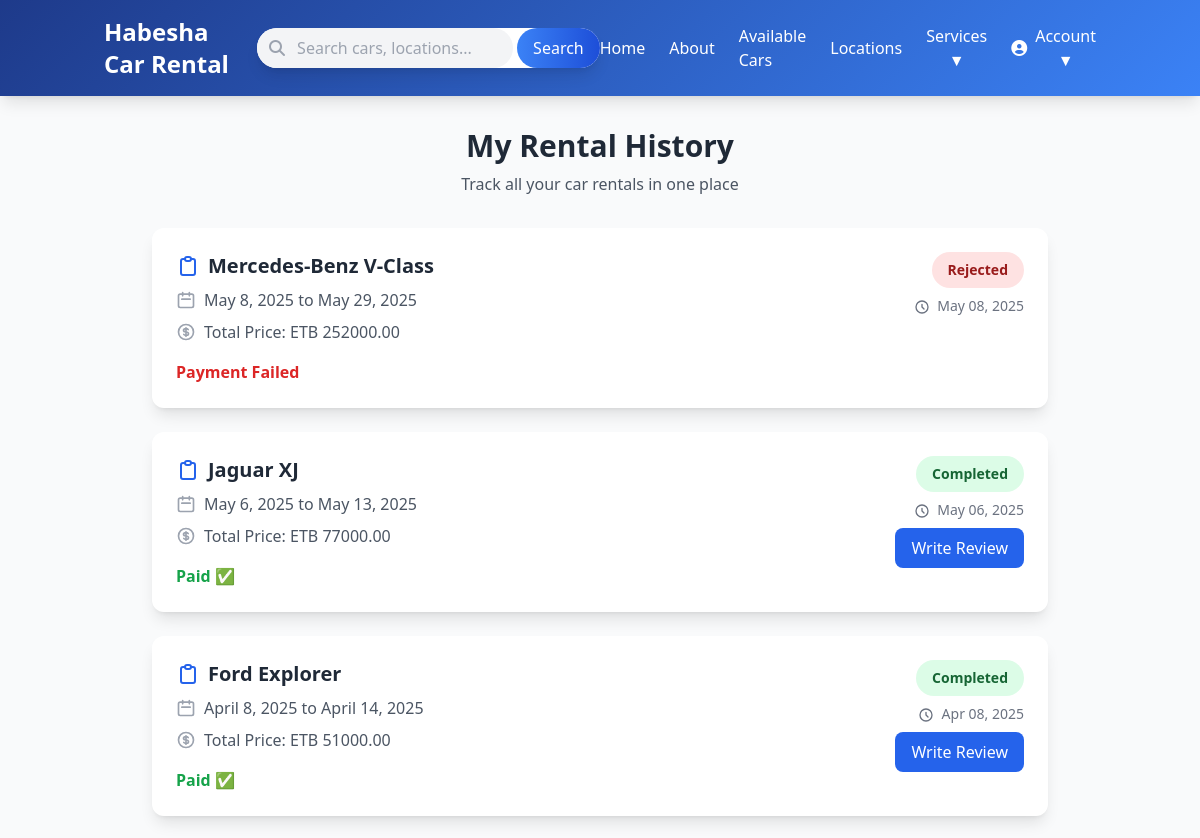
Before: /rental-history/ (signed in, upper part) with the older database file.
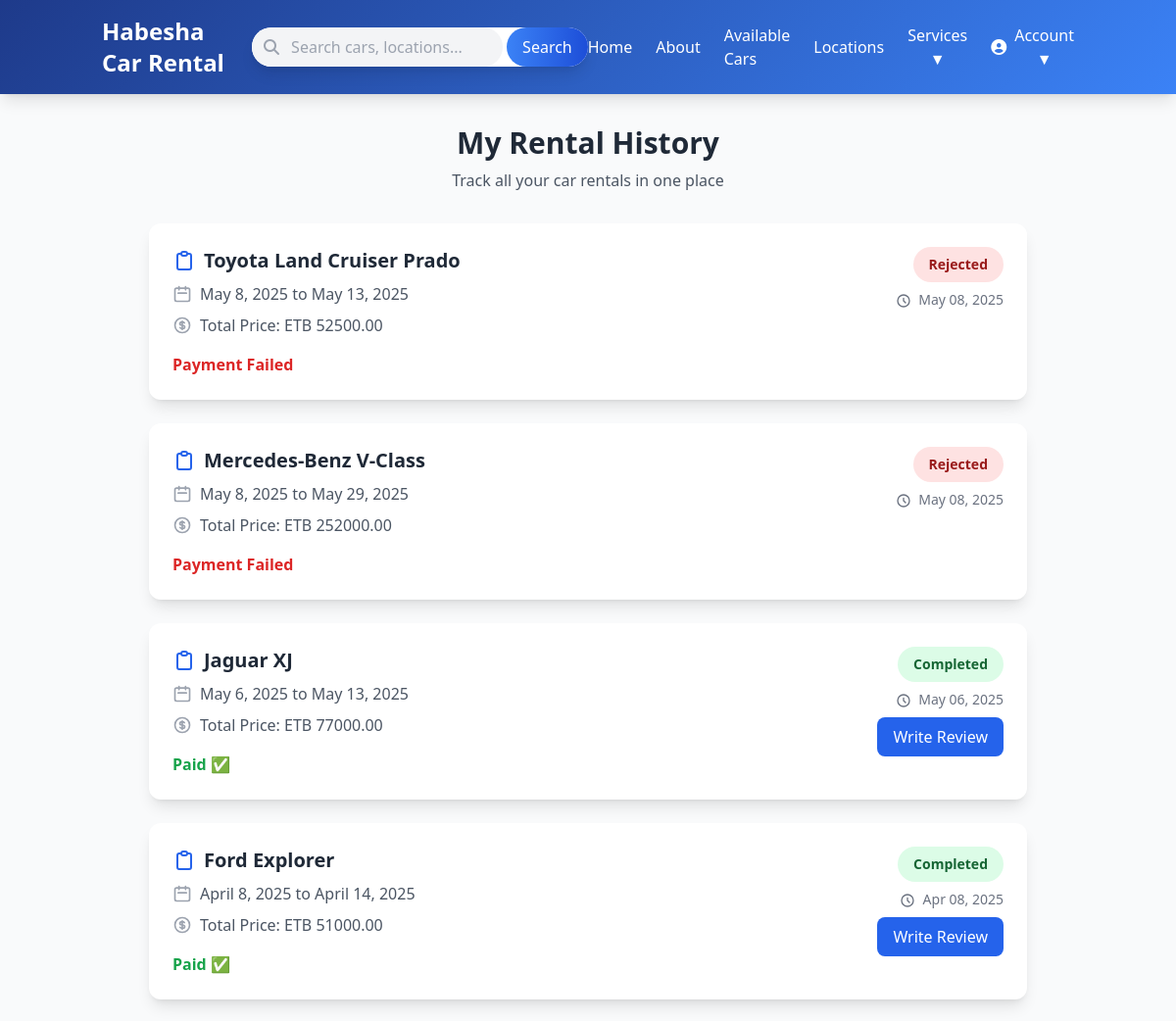
After: the same page with the newer database file.
### rental/models.py (models this page shows, shortened)
class Booking(models.Model):
    STATUS_CHOICES = [
        ('Pending', 'Pending'),
        ('pending Admin Approval', 'Pending Admin Approval'),
        ('Approved', 'Approved'),
        ('Rejected', 'Rejected'),
        ('Completed', 'Completed'),
        ('Cancelled', 'Cancelled'),
    ]
    PAYMENT_STATUS_CHOICES =[
        ('Unpaid', 'Unpaid'),
        ('Paid', 'Paid'),
        ('Failed', 'Failed'),
    ]
    user = models.ForeignKey(User, on_delete=models.CASCADE,null=True, blank=True)
    car = models.ForeignKey(Car, on_delete=models.CASCADE)
    start_date = models.DateField()
    end_date = models.DateField()
    total_price = models.DecimalField(max_digits=15, decimal_places=2)
    status = models.CharField(max_length=100, choices=STATUS_CHOICES, default='Pending')
    payment_status = models.CharField(max_length=15, choices=PAYMENT_STATUS_CHOICES, default='Unpaid')
    loyality_points_earned =models.IntegerField(default=0)
    created_at = models.DateTimeField(auto_now_add=True)

class Car(models.Model):
    TRANSMISSION_CHOICES = [
        ('A', 'Automatic'),
        ('M', 'Manual'),
    ]
    CATEGORY_CHOICES = [
        ('tour-package', 'Tour Package'),
        ('airport-transfer', 'Airport Transfer'),
        ('wedding-cars', 'Wedding Cars'),
        ('corporate-rentals', 'Corporate Rentals'),
    ]
    Location =models.ForeignKey('Location', on_delete=models.SET_NULL, null=True, blank=True)
    name = models.CharField(max_length=255)
    brand = models.CharField(max_length=50)
    model_year = models.IntegerField()
    transmission = models.CharField(max_length=10, choices=TRANSMISSION_CHOICES)
    seats = models.IntegerField()
    price_per_day = models.DecimalField(max_digits=15, decimal_places=2)
    image = models.ImageField(upload_to='cars/', blank=True, null=True)
    is_available = models.BooleanField(default=True)
    rating = models.FloatField(default=0.0)
    gps_tracking = models.BooleanField(default=False)
    description = models.TextField(blank=True, null=True)
    latitude = models.FloatField( null=True, blank=True)
    longitude = models.FloatField( null=True, blank=True)
    category = models.CharField(max_length=100, choices=CATEGORY_CHOICES, default='tour-package')

### rental/views.py (the view)
# urls.py: path('rental-history/', views.rental_history, name='rental_history'),
@login_required
def rental_history(request):
    rentals = Booking.objects.filter(user=request.user).order_by('-created_at')
    return render(request, 'rental/rental_history.html', {'rentals': rentals})

### rental/templates/rental/rental_history.html (shortened to what the changed rows need)
{% extends 'rental/base.html' %}
{% load mathfilters %}
{% block content %}
<div class="max-w-4xl mx-auto">
    <div class="text-center mb-8" data-aos="fade-up">
        <h1 class="text-3xl font-bold text-gray-800 mb-2">My Rental History</h1>
    </div>
    <div class="space-y-6">
        {% for rental in rentals %}
        <div class="bg-white rounded-xl shadow-lg overflow-hidden" data-aos="fade-up" data-aos-delay="{{ forloop.counter|mul:100 }}">
            <div class="p-6">
                <div class="md:flex justify-between items-start">
                    <div class="mb-4 md:mb-0">
                        <div class="flex items-center mb-2">
                            <h2 class="text-xl font-bold text-gray-800">{{ rental.car.name }}</h2>
                        </div>
                        <div class="space-y-2 text-gray-600">
                            <div class="flex items-center">
                                <svg xmlns="http://www.w3.org/2000/svg" class="h-5 w-5 text-gray-400 mr-2" fill="none" viewBox="0 0 24 24" stroke="currentColor">
                                    <path stroke-linecap="round" stroke-linejoin="round" stroke-width="2" d="M8 7V3m8 4V3m-9 8h10M5 21h14a2 2 0 002-2V7a2 2 0 00-2-2H5a2 2 0 00-2 2v12a2 2 0 002 2z" />
                                </svg>
                                <span>{{ rental.start_date }} to {{ rental.end_date }}</span>
                            </div>
                            <div class="flex items-center">
                                <span>Total Price: ETB {{ rental.total_price }}</span>
                            </div>
                        </div>
                        <div class="mt-4">
                            {% if rental.status == 'Pending' and rental.payment_status == 'Unpaid' %}
                                <a href="{% url 'process_payment' rental.id %}" class="inline-block bg-green-600 text-white px-4 py-2 rounded-lg hover:bg-green-700">
                                    Pay Now
                                </a>
                            {% elif rental.status == 'Pending Admin Approval' and rental.payment_status == 'Paid' %}
                                <span class="text-yellow-600 font-bold">Waiting for Admin Confirmation</span>
                            {% elif rental.status == 'Completed' %}
                                <span class="text-green-600 font-bold">Paid ✅</span>
                            {% elif rental.payment_status == 'Failed' %}
                                <span class="text-red-600 font-bold">Payment Failed</span>
                            {% endif %}
                        </div>
                    </div>
                    <div class="text-right">
                        <span class="inline-block px-4 py-2 rounded-full text-sm font-semibold
                            {% if rental.status == 'Pending' %}bg-yellow-100 text-yellow-800
                            {% elif rental.status == 'Pending Admin Approval' %}bg-yellow-100 text-yellow-800
                            {% elif rental.status == 'Approved' %}bg-green-100 text-green-800
                            {% elif rental.status == 'Rejected' %}bg-red-100 text-red-800
                            {% elif rental.status == 'Completed' %}bg-green-100 text-green-800
                            {% else %}bg-gray-100 text-gray-800{% endif %}">
                            {{ rental.get_status_display }}
                        </span>
                        <p class="text-sm text-gray-500 mt-2">
                            <svg xmlns="http://www.w3.org/2000/svg" class="h-4 w-4 inline mr-1" fill="none" viewBox="0 0 24 24" stroke="currentColor">
                                <path stroke-linecap="round" stroke-linejoin="round" stroke-width="2" d="M12 8v4l3 3m6-3a9 9 0 11-18 0 9 9 0 0118 0z" />
                            </svg>
                            {{ rental.created_at|date:"M d, Y" }}
                        </p>
                        {% if rental.status == "Completed" %}
                            <a href="{% url 'add_review' rental.car.id %}" class="btn-primary px-4 py-2 mt-2 inline-block text-white bg-blue-600 rounded-lg hover:bg-blue-700 transition">
                                Write Review
                            </a>
                        {% endif %}
                    </div>
                </div>
            </div>
        </div>
        {% endfor %}
    </div>
</div>
{% endblock %}

Changed rows visible on the page:
added Booking: car.name "Toyota Land Cruiser Prado", start_date "May 8, 2025", end_date "May 13, 2025", total_price "52500.00", payment_status "Payment Failed", status "Rejected", created_at "May 08, 2025"
